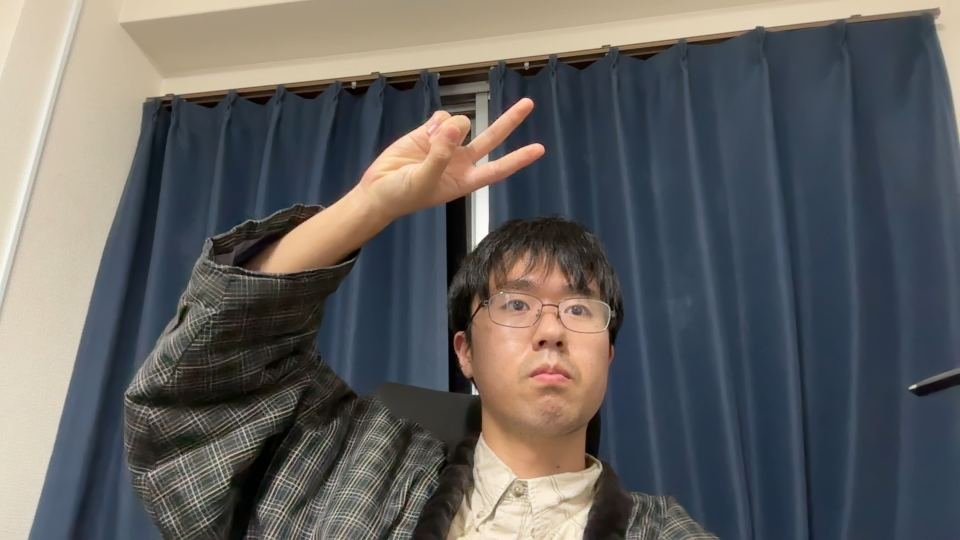
#> input picture gcodegenerator/camera/captured.jpg, 1920 x 1080 px (shown at 1/2 size)
$ python -i library.py   (imports and definitions only)
#> lines starting #> are read from the running program, lines starting #| are printed output that depends on the picture
#> further down, picture is the input picture: shape (1080, 1920, 3); mean B, G, R 96, 97, 98
from pathlib import Path

BASE_DIR = Path(__file__).resolve().parent


import cv2
import numpy as np
import subprocess


# 縦横比を調節
# [46 lines left out: functions resize_with_aspect, crop_to_aspect, not called in this run]

# === 顔検出器 ===
face_cascade = cv2.CascadeClassifier(str(BASE_DIR / "haarcascade_frontalface_default.xml"))

# === 顔検出（1回のみ） ===
def detect_face_once(img):
    gray = cv2.cvtColor(img, cv2.COLOR_BGR2GRAY)
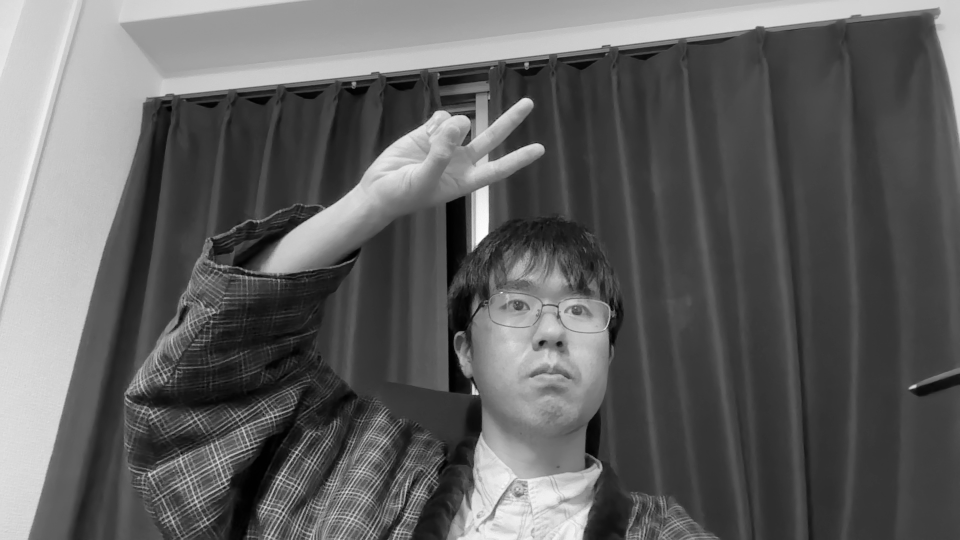
#> gray: shape (1080, 1920) (shown at 1/2 size); min 0, max 255, mean 97.1
    smooth = cv2.bilateralFilter(gray, d=9, sigmaColor=75, sigmaSpace=75)
    faces = face_cascade.detectMultiScale(
        smooth,
        scaleFactor=1.1,
        minNeighbors=5,
        minSize=(60, 60)
    )
#> faces = [[930, 481, 341, 341]]
    return faces

# === 線画生成 (顔と服/背景で独立調整) ===
# [15 lines left out: function line_drawing_image, not called in this run]

# === SVG 変換用処理 ===
def save_debug_image(line_img, debug_jpg):
    cv2.imwrite(debug_jpg, line_img)
    print(f"📝 デバッグ画像保存 → {debug_jpg}")

def save_pgm_for_potrace(line_img, bitmap_pgm):
    line_inv = cv2.bitwise_not(line_img)
    cv2.imwrite(bitmap_pgm, line_inv)


# [44 lines left out: functions preview_curve_groups, id_to_color, not called in this run]

>>> import cv2
>>> picture = cv2.imread('captured.jpg')
>>> result = detect_face_once(picture)
#> result = [[930, 481, 341, 341]]
